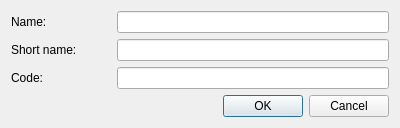
<?xml version="1.0" encoding="UTF-8"?>
<ui version="4.0">
 <class>CreateOthSType</class>
 <widget class="QDialog" name="CreateOthSType">
  <property name="geometry">
   <rect>
    <x>0</x>
    <y>0</y>
    <width>400</width>
    <height>127</height>
   </rect>
  </property>
  <property name="sizePolicy">
   <sizepolicy hsizetype="Fixed" vsizetype="Fixed">
    <horstretch>0</horstretch>
    <verstretch>0</verstretch>
   </sizepolicy>
  </property>
  <property name="windowTitle">
   <string>Create/Update other stocks type</string>
  </property>
  <property name="locale">
   <locale language="English" country="UnitedStates"/>
  </property>
  <property name="modal">
   <bool>false</bool>
  </property>
  <layout class="QGridLayout" name="gridLayout">
   <property name="leftMargin">
    <number>11</number>
   </property>
   <property name="topMargin">
    <number>11</number>
   </property>
   <property name="rightMargin">
    <number>11</number>
   </property>
   <property name="bottomMargin">
    <number>11</number>
   </property>
   <item row="1" column="0">
    <widget class="QLabel" name="shortNameLb">
     <property name="text">
      <string>Short name:</string>
     </property>
    </widget>
   </item>
   <item row="0" column="0">
    <widget class="QLabel" name="nameLb">
     <property name="minimumSize">
      <size>
       <width>100</width>
       <height>0</height>
      </size>
     </property>
     <property name="text">
      <string>Name:</string>
     </property>
    </widget>
   </item>
   <item row="0" column="1">
    <widget class="QLineEdit" name="nameEdit">
     <property name="toolTip">
      <string>&lt;html&gt;&lt;head/&gt;&lt;body&gt;&lt;p&gt;For example: Dairy products&lt;/p&gt;&lt;/body&gt;&lt;/html&gt;</string>
     </property>
    </widget>
   </item>
   <item row="3" column="0" colspan="2">
    <layout class="QHBoxLayout" name="horizontalLayout">
     <item>
      <spacer name="horizontalSpacer">
       <property name="orientation">
        <enum>Qt::Horizontal</enum>
       </property>
       <property name="sizeHint" stdset="0">
        <size>
         <width>40</width>
         <height>20</height>
        </size>
       </property>
      </spacer>
     </item>
     <item>
      <widget class="QPushButton" name="okBtn">
       <property name="text">
        <string>OK</string>
       </property>
      </widget>
     </item>
     <item>
      <widget class="QPushButton" name="cancelBtn">
       <property name="text">
        <string>Cancel</string>
       </property>
      </widget>
     </item>
    </layout>
   </item>
   <item row="1" column="1">
    <widget class="QLineEdit" name="shortNameEdit">
     <property name="toolTip">
      <string>&lt;html&gt;&lt;head/&gt;&lt;body&gt;&lt;p&gt;For example: Dairy&lt;/p&gt;&lt;/body&gt;&lt;/html&gt;</string>
     </property>
    </widget>
   </item>
   <item row="2" column="1">
    <widget class="QLineEdit" name="codeEdit">
     <property name="toolTip">
      <string>&lt;html&gt;&lt;head/&gt;&lt;body&gt;&lt;p&gt;For example: PRODUCT&lt;/p&gt;&lt;/body&gt;&lt;/html&gt;</string>
     </property>
    </widget>
   </item>
   <item row="2" column="0">
    <widget class="QLabel" name="codeLb">
     <property name="text">
      <string>Code:</string>
     </property>
    </widget>
   </item>
  </layout>
 </widget>
 <tabstops>
  <tabstop>nameEdit</tabstop>
  <tabstop>shortNameEdit</tabstop>
  <tabstop>okBtn</tabstop>
  <tabstop>cancelBtn</tabstop>
 </tabstops>
 <resources/>
 <connections/>
</ui>
